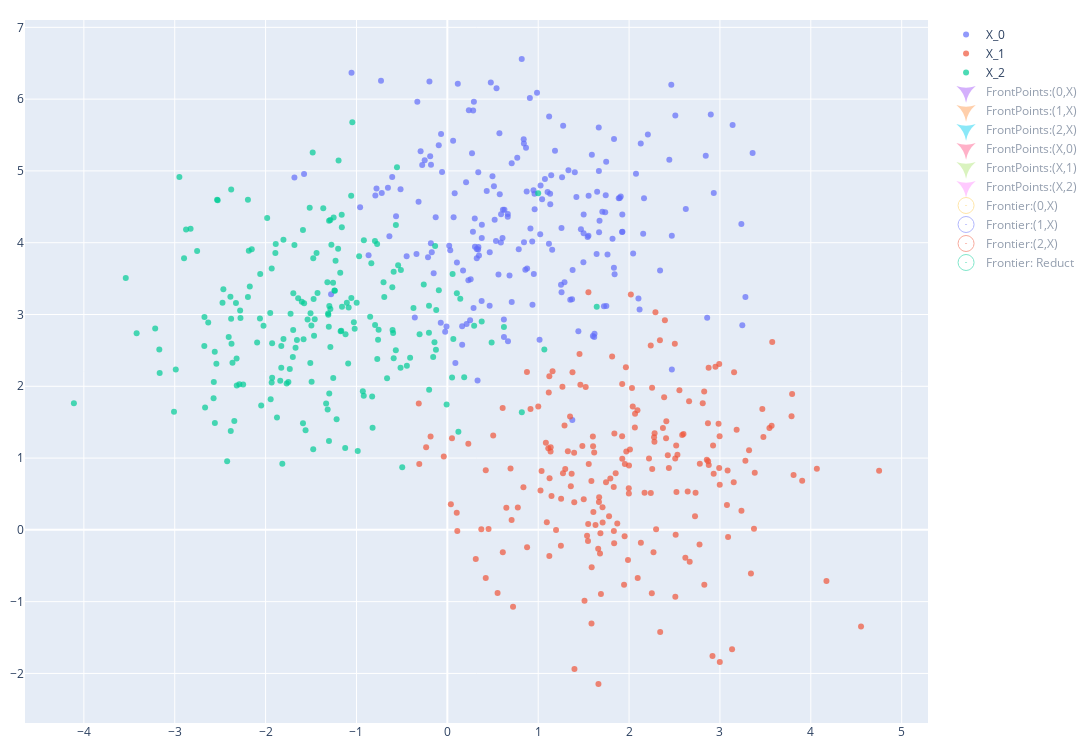

Here is the notebook cell this chart was saved with:
### Code cell
frontera.plot_frontera_2D(0,1)
